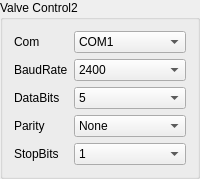
    <widget class="QGroupBox" name="gBoxValve_2">
     <property name="title">
      <string>Valve Control2</string>
     </property>
     <layout class="QGridLayout" name="gridLayout_13">
      <item row="0" column="0">
       <widget class="QLabel" name="label_32">
        <property name="sizePolicy">
         <sizepolicy hsizetype="Fixed" vsizetype="Preferred">
          <horstretch>0</horstretch>
          <verstretch>0</verstretch>
         </sizepolicy>
        </property>
        <property name="text">
         <string>Com</string>
        </property>
       </widget>
      </item>
      <item row="0" column="1">
       <widget class="QComboBox" name="comboValveSerialNum_2">
        <item>
         <property name="text">
          <string>COM1</string>
         </property>
        </item>
        <item>
         <property name="text">
          <string>COM2</string>
         </property>
        </item>
        <item>
         <property name="text">
          <string>COM3</string>
         </property>
        </item>
        <item>
         <property name="text">
          <string>COM4</string>
         </property>
        </item>
        <item>
         <property name="text">
          <string>COM5</string>
         </property>
        </item>
        <item>
         <property name="text">
          <string>COM6</string>
         </property>
        </item>
        <item>
         <property name="text">
          <string>COM7</string>
         </property>
        </item>
        <item>
         <property name="text">
          <string>COM8</string>
         </property>
        </item>
        <item>
         <property name="text">
          <string>COM9</string>
         </property>
        </item>
        <item>
         <property name="text">
          <string>COM10</string>
         </property>
        </item>
        <item>
         <property name="text">
          <string>COM11</string>
         </property>
        </item>
        <item>
         <property name="text">
          <string>COM12</string>
         </property>
        </item>
        <item>
         <property name="text">
          <string>COM13</string>
         </property>
        </item>
        <item>
         <property name="text">
          <string>COM14</string>
         </property>
        </item>
        <item>
         <property name="text">
          <string>COM15</string>
         </property>
        </item>
        <item>
         <property name="text">
          <string>COM16</string>
         </property>
        </item>
        <item>
         <property name="text">
          <string>COM17</string>
         </property>
        </item>
        <item>
         <property name="text">
          <string>COM18</string>
         </property>
        </item>
        <item>
         <property name="text">
          <string>COM19</string>
         </property>
        </item>
        <item>
         <property name="text">
          <string>COM20</string>
         </property>
        </item>
        <item>
         <property name="text">
          <string>COM21</string>
         </property>
        </item>
        <item>
         <property name="text">
          <string>COM22</string>
         </property>
        </item>
        <item>
         <property name="text">
          <string>COM23</string>
         </property>
        </item>
        <item>
         <property name="text">
          <string>COM24</string>
         </property>
        </item>
        <item>
         <property name="text">
          <string>COM25</string>
         </property>
        </item>
        <item>
         <property name="text">
          <string>COM26</string>
         </property>
        </item>
        <item>
         <property name="text">
          <string>COM27</string>
         </property>
        </item>
        <item>
         <property name="text">
          <string>COM28</string>
         </property>
        </item>
        <item>
         <property name="text">
          <string>COM29</string>
         </property>
        </item>
        <item>
         <property name="text">
          <string>COM30</string>
         </property>
        </item>
       </widget>
      </item>
      <item row="1" column="0">
       <widget class="QLabel" name="label_33">
        <property name="text">
         <string>BaudRate</string>
        </property>
       </widget>
      </item>
      <item row="1" column="1">
       <widget class="QComboBox" name="comboValveBaudRate_2">
        <item>
         <property name="text">
          <string>2400</string>
         </property>
        </item>
        <item>
         <property name="text">
          <string>4800</string>
         </property>
        </item>
        <item>
         <property name="text">
          <string>9600</string>
         </property>
        </item>
        <item>
         <property name="text">
          <string>14400</string>
         </property>
        </item>
        <item>
         <property name="text">
          <string>19200</string>
         </property>
        </item>
        <item>
         <property name="text">
          <string>38400</string>
         </property>
        </item>
        <item>
         <property name="text">
          <string>56000</string>
         </property>
        </item>
       </widget>
      </item>
      <item row="2" column="0">
       <widget class="QLabel" name="label_34">
        <property name="text">
         <string>DataBits</string>
        </property>
       </widget>
      </item>
      <item row="2" column="1">
       <widget class="QComboBox" name="comboValveBits_2">
        <item>
         <property name="text">
          <string>5</string>
         </property>
        </item>
        <item>
         <property name="text">
          <string>6</string>
         </property>
        </item>
        <item>
         <property name="text">
          <string>7</string>
         </property>
        </item>
        <item>
         <property name="text">
          <string>8</string>
         </property>
        </item>
       </widget>
      </item>
      <item row="3" column="0">
       <widget class="QLabel" name="label_35">
        <property name="text">
         <string>Parity</string>
        </property>
       </widget>
      </item>
      <item row="3" column="1">
       <widget class="QComboBox" name="comboValveChkBit_2">
        <item>
         <property name="text">
          <string>None</string>
         </property>
        </item>
        <item>
         <property name="text">
          <string>Odd</string>
         </property>
        </item>
        <item>
         <property name="text">
          <string>Even</string>
         </property>
        </item>
       </widget>
      </item>
      <item row="4" column="0">
       <widget class="QLabel" name="label_36">
        <property name="text">
         <string>StopBits</string>
        </property>
       </widget>
      </item>
      <item row="4" column="1">
       <widget class="QComboBox" name="comboValveEndBit_2">
        <item>
         <property name="text">
          <string>1</string>
         </property>
        </item>
        <item>
         <property name="text">
          <string>1.5</string>
         </property>
        </item>
        <item>
         <property name="text">
          <string>2</string>
         </property>
        </item>
       </widget>
      </item>
     </layout>
    </widget>
